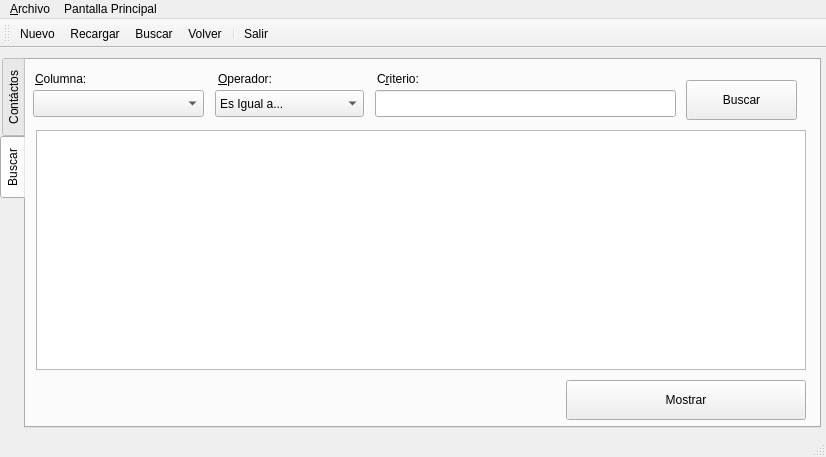
<?xml version="1.0" encoding="UTF-8"?>
<ui version="4.0">
 <class>frmContacto</class>
 <widget class="QMainWindow" name="frmContacto">
  <property name="geometry">
   <rect>
    <x>0</x>
    <y>0</y>
    <width>826</width>
    <height>457</height>
   </rect>
  </property>
  <property name="acceptDrops">
   <bool>true</bool>
  </property>
  <property name="windowTitle">
   <string>Contactos</string>
  </property>
  <property name="windowIcon">
   <iconset resource="polaris.qrc">
    <normaloff>:/Icons/icons/gear.png</normaloff>:/Icons/icons/gear.png</iconset>
  </property>
  <property name="documentMode">
   <bool>false</bool>
  </property>
  <property name="tabShape">
   <enum>QTabWidget::Rounded</enum>
  </property>
  <widget class="QWidget" name="centralwidget">
   <widget class="QTabWidget" name="tab_contactos">
    <property name="geometry">
     <rect>
      <x>0</x>
      <y>10</y>
      <width>821</width>
      <height>370</height>
     </rect>
    </property>
    <property name="toolTip">
     <string notr="true"/>
    </property>
    <property name="styleSheet">
     <string notr="true"/>
    </property>
    <property name="tabPosition">
     <enum>QTabWidget::West</enum>
    </property>
    <property name="currentIndex">
     <number>1</number>
    </property>
    <property name="iconSize">
     <size>
      <width>16</width>
      <height>16</height>
     </size>
    </property>
    <property name="documentMode">
     <bool>false</bool>
    </property>
    <property name="tabsClosable">
     <bool>false</bool>
    </property>
    <property name="movable">
     <bool>true</bool>
    </property>
    <widget class="QWidget" name="tab_formulario">
     <attribute name="icon">
      <iconset resource="polaris.qrc">
       <normaloff>:/Icons/icons/accessories_dictionary.png</normaloff>:/Icons/icons/accessories_dictionary.png</iconset>
     </attribute>
     <attribute name="title">
      <string>Contáctos</string>
     </attribute>
     <widget class="QFrame" name="frame">
      <property name="geometry">
       <rect>
        <x>9</x>
        <y>1</y>
        <width>692</width>
        <height>41</height>
       </rect>
      </property>
      <property name="frameShape">
       <enum>QFrame::StyledPanel</enum>
      </property>
      <property name="frameShadow">
       <enum>QFrame::Raised</enum>
      </property>
      <widget class="QLabel" name="lbl_id_de_contactoa">
       <property name="geometry">
        <rect>
         <x>455</x>
         <y>10</y>
         <width>161</width>
         <height>20</height>
        </rect>
       </property>
       <property name="text">
        <string>Identificador Contacto:</string>
       </property>
      </widget>
      <widget class="QLabel" name="lbl_id_de_contactoa_2">
       <property name="geometry">
        <rect>
         <x>580</x>
         <y>0</y>
         <width>91</width>
         <height>31</height>
        </rect>
       </property>
       <property name="toolTip">
        <string>Identificador de contacto</string>
       </property>
       <property name="text">
        <string>&lt;html&gt;&lt;head/&gt;&lt;body&gt;&lt;p align=&quot;center&quot;&gt;&lt;span style=&quot; font-size:16pt; font-weight:600; color:#00007f;&quot;&gt;1091&lt;/span&gt;&lt;/p&gt;&lt;/body&gt;&lt;/html&gt;</string>
       </property>
      </widget>
      <widget class="QLabel" name="lbl_fecha_registroa">
       <property name="geometry">
        <rect>
         <x>30</x>
         <y>10</y>
         <width>131</width>
         <height>20</height>
        </rect>
       </property>
       <property name="text">
        <string>Fecha de Registro:</string>
       </property>
      </widget>
      <widget class="QLabel" name="lbl_fecha_registrob">
       <property name="geometry">
        <rect>
         <x>155</x>
         <y>10</y>
         <width>151</width>
         <height>20</height>
        </rect>
       </property>
       <property name="toolTip">
        <string>Fecha de Registro en el sistema</string>
       </property>
       <property name="text">
        <string>&lt;html&gt;&lt;head/&gt;&lt;body&gt;&lt;p&gt;&lt;span style=&quot; font-style:italic; color:#00007f;&quot;&gt;1987-07-01 12:12:12&lt;/span&gt;&lt;/p&gt;&lt;/body&gt;&lt;/html&gt;</string>
       </property>
      </widget>
     </widget>
     <widget class="QLabel" name="lbl_notas">
      <property name="geometry">
       <rect>
        <x>10</x>
        <y>200</y>
        <width>101</width>
        <height>17</height>
       </rect>
      </property>
      <property name="text">
       <string>N&amp;otas:</string>
      </property>
      <property name="buddy">
       <cstring>rtxt_notas</cstring>
      </property>
     </widget>
     <widget class="QPushButton" name="btn_guardar">
      <property name="geometry">
       <rect>
        <x>370</x>
        <y>320</y>
        <width>111</width>
        <height>40</height>
       </rect>
      </property>
      <property name="text">
       <string>Guardar</string>
      </property>
      <property name="icon">
       <iconset resource="polaris.qrc">
        <normaloff>:/Icons/icons/filesave.png</normaloff>:/Icons/icons/filesave.png</iconset>
      </property>
     </widget>
     <widget class="QPushButton" name="btn_cancelar">
      <property name="geometry">
       <rect>
        <x>250</x>
        <y>320</y>
        <width>111</width>
        <height>40</height>
       </rect>
      </property>
      <property name="text">
       <string>Cancelar</string>
      </property>
      <property name="icon">
       <iconset>
        <normaloff>:/Icons/icons/button_cancel.png</normaloff>
        <normalon>:/Icons/icons/mail_delete.png</normalon>:/Icons/icons/button_cancel.png</iconset>
      </property>
     </widget>
     <widget class="QPushButton" name="btn_copiar">
      <property name="geometry">
       <rect>
        <x>130</x>
        <y>320</y>
        <width>111</width>
        <height>40</height>
       </rect>
      </property>
      <property name="text">
       <string>Copiar</string>
      </property>
      <property name="icon">
       <iconset>
        <normaloff>:/Icons/icons/document_multiple.png</normaloff>
        <normalon>:/Icons/icons/editpaste.png</normalon>:/Icons/icons/document_multiple.png</iconset>
      </property>
     </widget>
     <widget class="QPushButton" name="btn_nuevo">
      <property name="geometry">
       <rect>
        <x>10</x>
        <y>320</y>
        <width>111</width>
        <height>40</height>
       </rect>
      </property>
      <property name="text">
       <string>Nuevo</string>
      </property>
      <property name="icon">
       <iconset>
        <normalon>:/Icons/icons/filenew.png</normalon>
       </iconset>
      </property>
     </widget>
     <widget class="QTextEdit" name="rtxt_notas">
      <property name="geometry">
       <rect>
        <x>10</x>
        <y>220</y>
        <width>760</width>
        <height>90</height>
       </rect>
      </property>
      <property name="toolTip">
       <string>Ingresar notas sobre el contacto</string>
      </property>
     </widget>
     <widget class="QPushButton" name="btn_home">
      <property name="geometry">
       <rect>
        <x>707</x>
        <y>2</y>
        <width>70</width>
        <height>70</height>
       </rect>
      </property>
      <property name="toolTip">
       <string>Regreasar al Panel de Control</string>
      </property>
      <property name="text">
       <string/>
      </property>
      <property name="icon">
       <iconset>
        <normalon>:/Icons/icons/folder_home2.png</normalon>
       </iconset>
      </property>
      <property name="iconSize">
       <size>
        <width>56</width>
        <height>56</height>
       </size>
      </property>
     </widget>
     <widget class="QPushButton" name="btn_primero">
      <property name="geometry">
       <rect>
        <x>17</x>
        <y>50</y>
        <width>41</width>
        <height>41</height>
       </rect>
      </property>
      <property name="toolTip">
       <string comment="Primer Registro">Primer registro</string>
      </property>
      <property name="text">
       <string/>
      </property>
      <property name="icon">
       <iconset>
        <normalon>:/Icons/icons/start.png</normalon>
       </iconset>
      </property>
      <property name="iconSize">
       <size>
        <width>32</width>
        <height>32</height>
       </size>
      </property>
      <property name="autoDefault">
       <bool>false</bool>
      </property>
      <property name="default">
       <bool>false</bool>
      </property>
      <property name="flat">
       <bool>true</bool>
      </property>
     </widget>
     <widget class="QPushButton" name="btn_anterior">
      <property name="geometry">
       <rect>
        <x>67</x>
        <y>50</y>
        <width>41</width>
        <height>41</height>
       </rect>
      </property>
      <property name="toolTip">
       <string>Registro anterior</string>
      </property>
      <property name="text">
       <string/>
      </property>
      <property name="icon">
       <iconset>
        <normalon>:/Icons/icons/previous.png</normalon>
       </iconset>
      </property>
      <property name="iconSize">
       <size>
        <width>32</width>
        <height>32</height>
       </size>
      </property>
      <property name="autoDefault">
       <bool>false</bool>
      </property>
      <property name="default">
       <bool>false</bool>
      </property>
      <property name="flat">
       <bool>true</bool>
      </property>
     </widget>
     <widget class="QPushButton" name="btn_siguiente">
      <property name="geometry">
       <rect>
        <x>157</x>
        <y>50</y>
        <width>41</width>
        <height>41</height>
       </rect>
      </property>
      <property name="toolTip">
       <string>Siguiente registro</string>
      </property>
      <property name="text">
       <string/>
      </property>
      <property name="icon">
       <iconset>
        <normalon>:/Icons/icons/forward.png</normalon>
       </iconset>
      </property>
      <property name="iconSize">
       <size>
        <width>32</width>
        <height>32</height>
       </size>
      </property>
      <property name="autoDefault">
       <bool>false</bool>
      </property>
      <property name="default">
       <bool>false</bool>
      </property>
      <property name="flat">
       <bool>true</bool>
      </property>
     </widget>
     <widget class="QPushButton" name="btn_ultimo">
      <property name="geometry">
       <rect>
        <x>207</x>
        <y>50</y>
        <width>41</width>
        <height>41</height>
       </rect>
      </property>
      <property name="toolTip">
       <string>Ultimo registro</string>
      </property>
      <property name="text">
       <string/>
      </property>
      <property name="icon">
       <iconset>
        <normalon>:/Icons/icons/finish.png</normalon>
       </iconset>
      </property>
      <property name="iconSize">
       <size>
        <width>32</width>
        <height>32</height>
       </size>
      </property>
      <property name="autoDefault">
       <bool>false</bool>
      </property>
      <property name="default">
       <bool>false</bool>
      </property>
      <property name="flat">
       <bool>true</bool>
      </property>
     </widget>
     <widget class="QPushButton" name="btn_recargar">
      <property name="geometry">
       <rect>
        <x>117</x>
        <y>50</y>
        <width>41</width>
        <height>41</height>
       </rect>
      </property>
      <property name="toolTip">
       <string>Recargar</string>
      </property>
      <property name="text">
       <string/>
      </property>
      <property name="icon">
       <iconset>
        <normalon>:/Icons/icons/reload.png</normalon>
       </iconset>
      </property>
      <property name="iconSize">
       <size>
        <width>40</width>
        <height>40</height>
       </size>
      </property>
      <property name="autoDefault">
       <bool>false</bool>
      </property>
      <property name="default">
       <bool>false</bool>
      </property>
      <property name="flat">
       <bool>true</bool>
      </property>
     </widget>
     <widget class="QFrame" name="frame_2">
      <property name="geometry">
       <rect>
        <x>9</x>
        <y>50</y>
        <width>251</width>
        <height>40</height>
       </rect>
      </property>
      <property name="frameShape">
       <enum>QFrame::StyledPanel</enum>
      </property>
      <property name="frameShadow">
       <enum>QFrame::Raised</enum>
      </property>
     </widget>
     <widget class="QPushButton" name="btn_eliminar">
      <property name="geometry">
       <rect>
        <x>660</x>
        <y>320</y>
        <width>111</width>
        <height>40</height>
       </rect>
      </property>
      <property name="styleSheet">
       <string notr="true">color: rgb(255, 0, 0);

</string>
      </property>
      <property name="text">
       <string>Eliminar</string>
      </property>
      <property name="icon">
       <iconset>
        <normaloff>:/Icons/icons/button_cancel.png</normaloff>
        <normalon>:/Icons/icons/user_trash.png</normalon>:/Icons/icons/button_cancel.png</iconset>
      </property>
     </widget>
     <widget class="QLabel" name="lbl_nombres">
      <property name="geometry">
       <rect>
        <x>12</x>
        <y>100</y>
        <width>91</width>
        <height>17</height>
       </rect>
      </property>
      <property name="text">
       <string>&amp;Nombres:</string>
      </property>
      <property name="buddy">
       <cstring>txt_nombres</cstring>
      </property>
     </widget>
     <widget class="QLineEdit" name="txt_nombres">
      <property name="geometry">
       <rect>
        <x>10</x>
        <y>120</y>
        <width>380</width>
        <height>27</height>
       </rect>
      </property>
      <property name="toolTip">
       <string>Ingresar nombres</string>
      </property>
      <property name="text">
       <string/>
      </property>
     </widget>
     <widget class="QLabel" name="lbl_telefono">
      <property name="geometry">
       <rect>
        <x>402</x>
        <y>100</y>
        <width>91</width>
        <height>17</height>
       </rect>
      </property>
      <property name="text">
       <string>&amp;Teléfono:</string>
      </property>
      <property name="buddy">
       <cstring>txt_telefono</cstring>
      </property>
     </widget>
     <widget class="QLineEdit" name="txt_telefono">
      <property name="geometry">
       <rect>
        <x>400</x>
        <y>120</y>
        <width>181</width>
        <height>27</height>
       </rect>
      </property>
      <property name="toolTip">
       <string>Ingresar numero de telefono</string>
      </property>
      <property name="text">
       <string/>
      </property>
     </widget>
     <widget class="QLabel" name="lbl_celular">
      <property name="geometry">
       <rect>
        <x>592</x>
        <y>100</y>
        <width>91</width>
        <height>17</height>
       </rect>
      </property>
      <property name="text">
       <string>&amp;Celular:</string>
      </property>
      <property name="buddy">
       <cstring>txt_celular</cstring>
      </property>
     </widget>
     <widget class="QLineEdit" name="txt_celular">
      <property name="geometry">
       <rect>
        <x>590</x>
        <y>120</y>
        <width>181</width>
        <height>27</height>
       </rect>
      </property>
      <property name="toolTip">
       <string>Ingresar numero de celular</string>
      </property>
      <property name="text">
       <string/>
      </property>
     </widget>
     <widget class="QLabel" name="lbl_correo_electronico">
      <property name="geometry">
       <rect>
        <x>12</x>
        <y>150</y>
        <width>131</width>
        <height>17</height>
       </rect>
      </property>
      <property name="text">
       <string>Correo &amp;Electrónico:</string>
      </property>
      <property name="buddy">
       <cstring>txt_correo_electronico</cstring>
      </property>
     </widget>
     <widget class="QLineEdit" name="txt_correo_electronico">
      <property name="geometry">
       <rect>
        <x>10</x>
        <y>170</y>
        <width>381</width>
        <height>27</height>
       </rect>
      </property>
      <property name="toolTip">
       <string>Ingresar correo electronico</string>
      </property>
      <property name="text">
       <string/>
      </property>
     </widget>
     <widget class="QLineEdit" name="txt_cuidad">
      <property name="geometry">
       <rect>
        <x>590</x>
        <y>170</y>
        <width>181</width>
        <height>27</height>
       </rect>
      </property>
      <property name="toolTip">
       <string>Ingresar un cuidad</string>
      </property>
      <property name="text">
       <string/>
      </property>
     </widget>
     <widget class="QLabel" name="lbl_cuidad">
      <property name="geometry">
       <rect>
        <x>592</x>
        <y>150</y>
        <width>91</width>
        <height>17</height>
       </rect>
      </property>
      <property name="text">
       <string>Ciud&amp;ad:</string>
      </property>
      <property name="buddy">
       <cstring>txt_cuidad</cstring>
      </property>
     </widget>
     <widget class="QComboBox" name="cmb_provincia">
      <property name="geometry">
       <rect>
        <x>400</x>
        <y>169</y>
        <width>180</width>
        <height>26</height>
       </rect>
      </property>
      <property name="toolTip">
       <string>Selecciones una provincia</string>
      </property>
      <item>
       <property name="text">
        <string>Bolivar</string>
       </property>
      </item>
      <item>
       <property name="text">
        <string>Cañar</string>
       </property>
      </item>
      <item>
       <property name="text">
        <string>Chimborazo</string>
       </property>
      </item>
      <item>
       <property name="text">
        <string>Cotopaxi</string>
       </property>
      </item>
      <item>
       <property name="text">
        <string>Guayas</string>
       </property>
      </item>
      <item>
       <property name="text">
        <string>Loja</string>
       </property>
      </item>
      <item>
       <property name="text">
        <string>Pichincha</string>
       </property>
      </item>
      <item>
       <property name="text">
        <string>Santo Domingo</string>
       </property>
      </item>
      <item>
       <property name="text">
        <string>Tungurahua</string>
       </property>
      </item>
     </widget>
     <widget class="QLabel" name="lbl_provincia">
      <property name="geometry">
       <rect>
        <x>400</x>
        <y>149</y>
        <width>81</width>
        <height>16</height>
       </rect>
      </property>
      <property name="text">
       <string>&amp;Provincia:</string>
      </property>
      <property name="buddy">
       <cstring>cmb_provincia</cstring>
      </property>
     </widget>
     <widget class="QLabel" name="lbl_contactos">
      <property name="geometry">
       <rect>
        <x>300</x>
        <y>50</y>
        <width>191</width>
        <height>31</height>
       </rect>
      </property>
      <property name="toolTip">
       <string/>
      </property>
      <property name="text">
       <string>&lt;html&gt;&lt;head/&gt;&lt;body&gt;&lt;p align=&quot;center&quot;&gt;&lt;span style=&quot; font-size:16pt; font-weight:600; color:#015546;&quot;&gt;Contactos&lt;/span&gt;&lt;/p&gt;&lt;/body&gt;&lt;/html&gt;</string>
      </property>
     </widget>
     <zorder>frame_2</zorder>
     <zorder>frame</zorder>
     <zorder>lbl_notas</zorder>
     <zorder>btn_guardar</zorder>
     <zorder>btn_cancelar</zorder>
     <zorder>btn_copiar</zorder>
     <zorder>btn_nuevo</zorder>
     <zorder>rtxt_notas</zorder>
     <zorder>btn_home</zorder>
     <zorder>btn_primero</zorder>
     <zorder>btn_anterior</zorder>
     <zorder>btn_siguiente</zorder>
     <zorder>btn_ultimo</zorder>
     <zorder>btn_recargar</zorder>
     <zorder>btn_eliminar</zorder>
     <zorder>lbl_nombres</zorder>
     <zorder>txt_nombres</zorder>
     <zorder>lbl_telefono</zorder>
     <zorder>txt_telefono</zorder>
     <zorder>lbl_celular</zorder>
     <zorder>txt_celular</zorder>
     <zorder>lbl_correo_electronico</zorder>
     <zorder>txt_correo_electronico</zorder>
     <zorder>txt_cuidad</zorder>
     <zorder>lbl_cuidad</zorder>
     <zorder>cmb_provincia</zorder>
     <zorder>lbl_provincia</zorder>
     <zorder>lbl_contactos</zorder>
    </widget>
    <widget class="QWidget" name="tab_buscar">
     <attribute name="icon">
      <iconset>
       <normalon>:/Icons/icons/find.png</normalon>
      </iconset>
     </attribute>
     <attribute name="title">
      <string>Buscar</string>
     </attribute>
     <widget class="QTableWidget" name="tbl_resultados">
      <property name="geometry">
       <rect>
        <x>10</x>
        <y>70</y>
        <width>770</width>
        <height>240</height>
       </rect>
      </property>
      <property name="toolTip">
       <string>Resultados Búsqueda</string>
      </property>
     </widget>
     <widget class="QLineEdit" name="txt_criterio">
      <property name="geometry">
       <rect>
        <x>349</x>
        <y>30</y>
        <width>301</width>
        <height>27</height>
       </rect>
      </property>
      <property name="toolTip">
       <string>Ingrese un criterio de búsqueda basado en el operador</string>
      </property>
     </widget>
     <widget class="QComboBox" name="cmb_columna">
      <property name="geometry">
       <rect>
        <x>7</x>
        <y>30</y>
        <width>171</width>
        <height>27</height>
       </rect>
      </property>
      <property name="toolTip">
       <string>Seleccione una columna por la que desea buscar</string>
      </property>
     </widget>
     <widget class="QComboBox" name="cmb_operador">
      <property name="geometry">
       <rect>
        <x>189</x>
        <y>30</y>
        <width>149</width>
        <height>27</height>
       </rect>
      </property>
      <property name="toolTip">
       <string>Seleccione una columna por la que desea buscar</string>
      </property>
      <item>
       <property name="text">
        <string>Es Igual a...</string>
       </property>
      </item>
      <item>
       <property name="text">
        <string>Contiene...</string>
       </property>
      </item>
      <item>
       <property name="text">
        <string>Empieza Con...</string>
       </property>
      </item>
      <item>
       <property name="text">
        <string>Termina en...</string>
       </property>
      </item>
      <item>
       <property name="text">
        <string>No tiene...</string>
       </property>
      </item>
      <item>
       <property name="text">
        <string>Diferente de...</string>
       </property>
      </item>
     </widget>
     <widget class="QLabel" name="lbl_columna">
      <property name="geometry">
       <rect>
        <x>9</x>
        <y>10</y>
        <width>93</width>
        <height>17</height>
       </rect>
      </property>
      <property name="text">
       <string>&amp;Columna:</string>
      </property>
      <property name="buddy">
       <cstring>cmb_columna</cstring>
      </property>
     </widget>
     <widget class="QLabel" name="lbl_operador">
      <property name="geometry">
       <rect>
        <x>192</x>
        <y>10</y>
        <width>79</width>
        <height>17</height>
       </rect>
      </property>
      <property name="text">
       <string>&amp;Operador:</string>
      </property>
      <property name="buddy">
       <cstring>cmb_operador</cstring>
      </property>
     </widget>
     <widget class="QLabel" name="lbl_criterio">
      <property name="geometry">
       <rect>
        <x>351</x>
        <y>10</y>
        <width>101</width>
        <height>17</height>
       </rect>
      </property>
      <property name="text">
       <string>C&amp;riterio:</string>
      </property>
      <property name="buddy">
       <cstring>txt_criterio</cstring>
      </property>
     </widget>
     <widget class="QPushButton" name="btn_buscar">
      <property name="geometry">
       <rect>
        <x>660</x>
        <y>20</y>
        <width>111</width>
        <height>40</height>
       </rect>
      </property>
      <property name="toolTip">
       <string>Bucar criterio</string>
      </property>
      <property name="text">
       <string>Buscar</string>
      </property>
      <property name="icon">
       <iconset>
        <normalon>:/Icons/icons/kfind.png</normalon>
       </iconset>
      </property>
     </widget>
     <widget class="QPushButton" name="btn_mostrar">
      <property name="geometry">
       <rect>
        <x>540</x>
        <y>320</y>
        <width>240</width>
        <height>40</height>
       </rect>
      </property>
      <property name="text">
       <string>Mostrar</string>
      </property>
      <property name="icon">
       <iconset>
        <normalon>:/Icons/icons/apply.png</normalon>
       </iconset>
      </property>
     </widget>
    </widget>
   </widget>
  </widget>
  <widget class="QMenuBar" name="menubar">
   <property name="geometry">
    <rect>
     <x>0</x>
     <y>0</y>
     <width>826</width>
     <height>21</height>
    </rect>
   </property>
   <property name="nativeMenuBar">
    <bool>true</bool>
   </property>
   <widget class="QMenu" name="menuArchivo">
    <property name="title">
     <string>&amp;Archivo</string>
    </property>
    <addaction name="actionNuevo"/>
    <addaction name="actionRecargar"/>
    <addaction name="action_Buscar"/>
    <addaction name="separator"/>
    <addaction name="action_Salir"/>
    <addaction name="separator"/>
   </widget>
   <widget class="QMenu" name="menuPantalla_Principal">
    <property name="title">
     <string>Pantalla Principal</string>
    </property>
    <addaction name="action_Volver"/>
   </widget>
   <addaction name="menuArchivo"/>
   <addaction name="menuPantalla_Principal"/>
  </widget>
  <widget class="QStatusBar" name="statusbar"/>
  <widget class="QToolBar" name="toolBar">
   <property name="windowTitle">
    <string>toolBar</string>
   </property>
   <attribute name="toolBarArea">
    <enum>TopToolBarArea</enum>
   </attribute>
   <attribute name="toolBarBreak">
    <bool>false</bool>
   </attribute>
   <addaction name="actionNuevo"/>
   <addaction name="actionRecargar"/>
   <addaction name="action_Buscar"/>
   <addaction name="action_Volver"/>
   <addaction name="separator"/>
   <addaction name="action_Salir"/>
  </widget>
  <action name="actionNuevo">
   <property name="icon">
    <iconset>
     <normalon>:/Icons/icons/accessories_text_editor.png</normalon>
    </iconset>
   </property>
   <property name="text">
    <string>&amp;Nuevo</string>
   </property>
   <property name="toolTip">
    <string>Nuevo</string>
   </property>
   <property name="shortcut">
    <string>Ctrl+N</string>
   </property>
  </action>
  <action name="action_Salir">
   <property name="icon">
    <iconset>
     <normalon>:/Icons/icons/exit.png</normalon>
    </iconset>
   </property>
   <property name="text">
    <string>&amp;Salir</string>
   </property>
   <property name="toolTip">
    <string>Salir</string>
   </property>
   <property name="shortcut">
    <string>Ctrl+S</string>
   </property>
  </action>
  <action name="action_Buscar">
   <property name="icon">
    <iconset>
     <normalon>:/Icons/icons/kfind.png</normalon>
    </iconset>
   </property>
   <property name="text">
    <string>&amp;Buscar</string>
   </property>
   <property name="toolTip">
    <string>Buscar</string>
   </property>
   <property name="shortcut">
    <string>Ctrl+B</string>
   </property>
  </action>
  <action name="action_Volver">
   <property name="icon">
    <iconset>
     <normalon>:/Icons/icons/folder_home2.png</normalon>
    </iconset>
   </property>
   <property name="text">
    <string>&amp;Volver</string>
   </property>
   <property name="toolTip">
    <string>Panel de Control</string>
   </property>
   <property name="shortcut">
    <string>F10</string>
   </property>
  </action>
  <action name="actionRecargar">
   <property name="icon">
    <iconset>
     <normalon>:/Icons/icons/reload.png</normalon>
    </iconset>
   </property>
   <property name="text">
    <string>&amp;Recargar</string>
   </property>
   <property name="toolTip">
    <string>Recargar</string>
   </property>
   <property name="shortcut">
    <string>F5</string>
   </property>
  </action>
 </widget>
 <tabstops>
  <tabstop>tab_contactos</tabstop>
 </tabstops>
 <resources>
  <include location="polaris.qrc"/>
 </resources>
 <connections/>
</ui>
